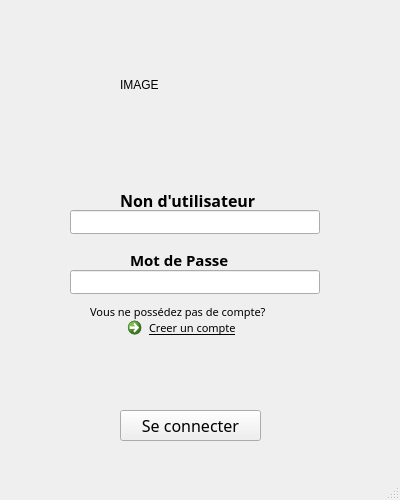
<?xml version="1.0" encoding="UTF-8"?>
<ui version="4.0">
 <class>Authentification</class>
 <widget class="QMainWindow" name="Authentification">
  <property name="geometry">
   <rect>
    <x>0</x>
    <y>0</y>
    <width>400</width>
    <height>500</height>
   </rect>
  </property>
  <property name="maximumSize">
   <size>
    <width>400</width>
    <height>500</height>
   </size>
  </property>
  <property name="windowTitle">
   <string>Authentification</string>
  </property>
  <property name="locale">
   <locale language="French" country="Morocco"/>
  </property>
  <widget class="QWidget" name="centralwidget">
   <widget class="QLabel" name="label">
    <property name="geometry">
     <rect>
      <x>120</x>
      <y>190</y>
      <width>161</width>
      <height>21</height>
     </rect>
    </property>
    <property name="font">
     <font>
      <family>Tw Cen MT</family>
      <pointsize>12</pointsize>
      <italic>false</italic>
      <bold>true</bold>
     </font>
    </property>
    <property name="text">
     <string>Non d'utilisateur</string>
    </property>
   </widget>
   <widget class="QLabel" name="label_2">
    <property name="geometry">
     <rect>
      <x>130</x>
      <y>250</y>
      <width>121</width>
      <height>20</height>
     </rect>
    </property>
    <property name="font">
     <font>
      <family>Tw Cen MT</family>
      <pointsize>11</pointsize>
      <bold>true</bold>
     </font>
    </property>
    <property name="text">
     <string>Mot de Passe</string>
    </property>
   </widget>
   <widget class="QLineEdit" name="lineEdit_Username">
    <property name="geometry">
     <rect>
      <x>70</x>
      <y>210</y>
      <width>250</width>
      <height>24</height>
     </rect>
    </property>
   </widget>
   <widget class="QLineEdit" name="lineEdit_Password">
    <property name="geometry">
     <rect>
      <x>70</x>
      <y>270</y>
      <width>250</width>
      <height>24</height>
     </rect>
    </property>
    <property name="echoMode">
     <enum>QLineEdit::Password</enum>
    </property>
   </widget>
   <widget class="QPushButton" name="pushButton">
    <property name="geometry">
     <rect>
      <x>120</x>
      <y>410</y>
      <width>141</width>
      <height>31</height>
     </rect>
    </property>
    <property name="font">
     <font>
      <family>Ebrima</family>
      <pointsize>12</pointsize>
     </font>
    </property>
    <property name="text">
     <string>Se connecter</string>
    </property>
   </widget>
   <widget class="QLabel" name="label_3">
    <property name="geometry">
     <rect>
      <x>90</x>
      <y>300</y>
      <width>211</width>
      <height>38</height>
     </rect>
    </property>
    <property name="font">
     <font>
      <family>Segoe UI Semibold</family>
      <pointsize>8</pointsize>
     </font>
    </property>
    <property name="text">
     <string>Vous ne possédez pas de compte?
</string>
    </property>
   </widget>
   <widget class="QLabel" name="msg">
    <property name="enabled">
     <bool>true</bool>
    </property>
    <property name="geometry">
     <rect>
      <x>10</x>
      <y>380</y>
      <width>371</width>
      <height>16</height>
     </rect>
    </property>
    <property name="font">
     <font>
      <family>Segoe UI Semilight</family>
      <pointsize>11</pointsize>
     </font>
    </property>
    <property name="styleSheet">
     <string notr="true"/>
    </property>
    <property name="text">
     <string/>
    </property>
    <property name="scaledContents">
     <bool>false</bool>
    </property>
   </widget>
   <widget class="QLabel" name="label_4">
    <property name="geometry">
     <rect>
      <x>120</x>
      <y>10</y>
      <width>150</width>
      <height>150</height>
     </rect>
    </property>
    <property name="text">
     <string>IMAGE</string>
    </property>
   </widget>
   <widget class="QCommandLinkButton" name="commandLinkButton">
    <property name="enabled">
     <bool>true</bool>
    </property>
    <property name="geometry">
     <rect>
      <x>120</x>
      <y>310</y>
      <width>151</width>
      <height>37</height>
     </rect>
    </property>
    <property name="font">
     <font>
      <family>Segoe UI Semibold</family>
      <pointsize>8</pointsize>
      <italic>false</italic>
      <bold>false</bold>
      <underline>true</underline>
      <strikeout>false</strikeout>
      <kerning>true</kerning>
     </font>
    </property>
    <property name="mouseTracking">
     <bool>true</bool>
    </property>
    <property name="tabletTracking">
     <bool>true</bool>
    </property>
    <property name="text">
     <string>Creer un compte</string>
    </property>
   </widget>
  </widget>
  <widget class="QMenuBar" name="menubar">
   <property name="geometry">
    <rect>
     <x>0</x>
     <y>0</y>
     <width>400</width>
     <height>25</height>
    </rect>
   </property>
  </widget>
  <widget class="QStatusBar" name="statusbar"/>
 </widget>
 <resources/>
 <connections/>
</ui>
